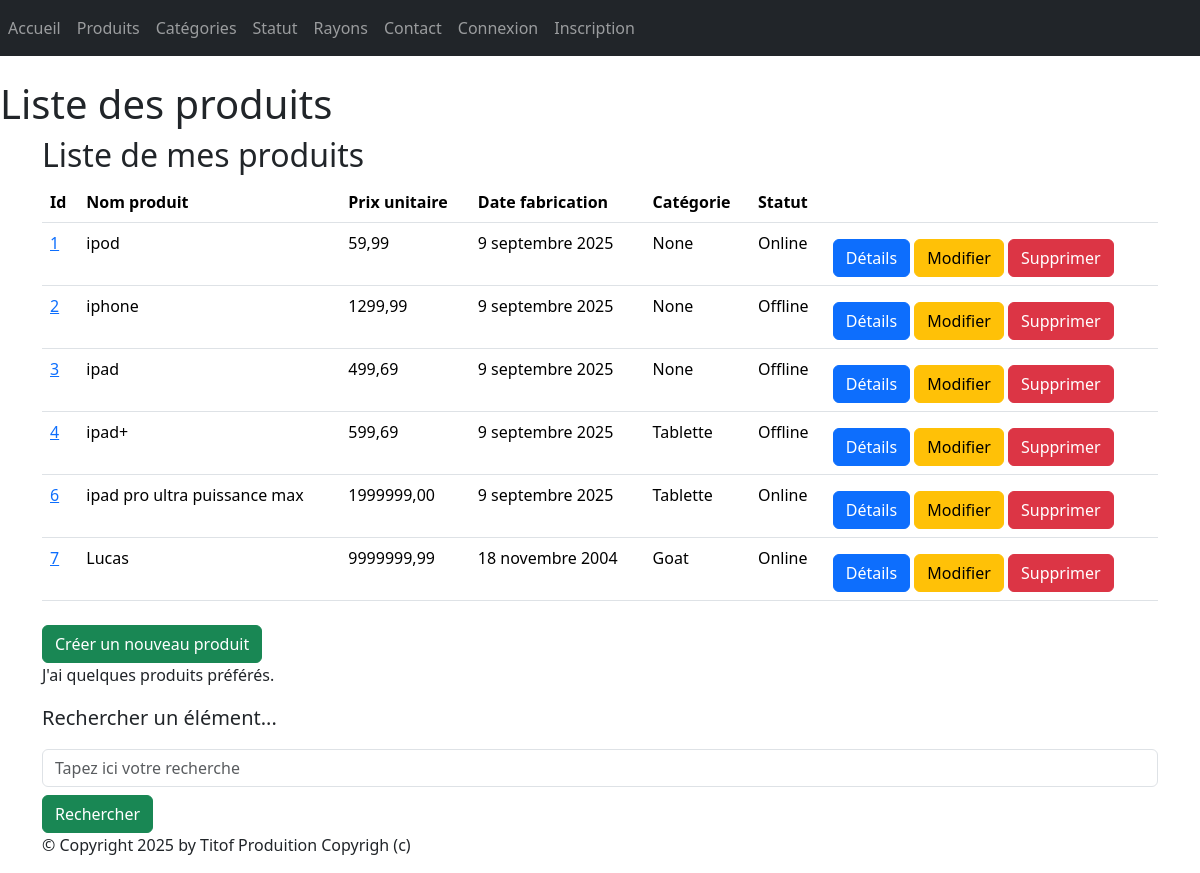
Before: /monApp/produits/ with the older database file.
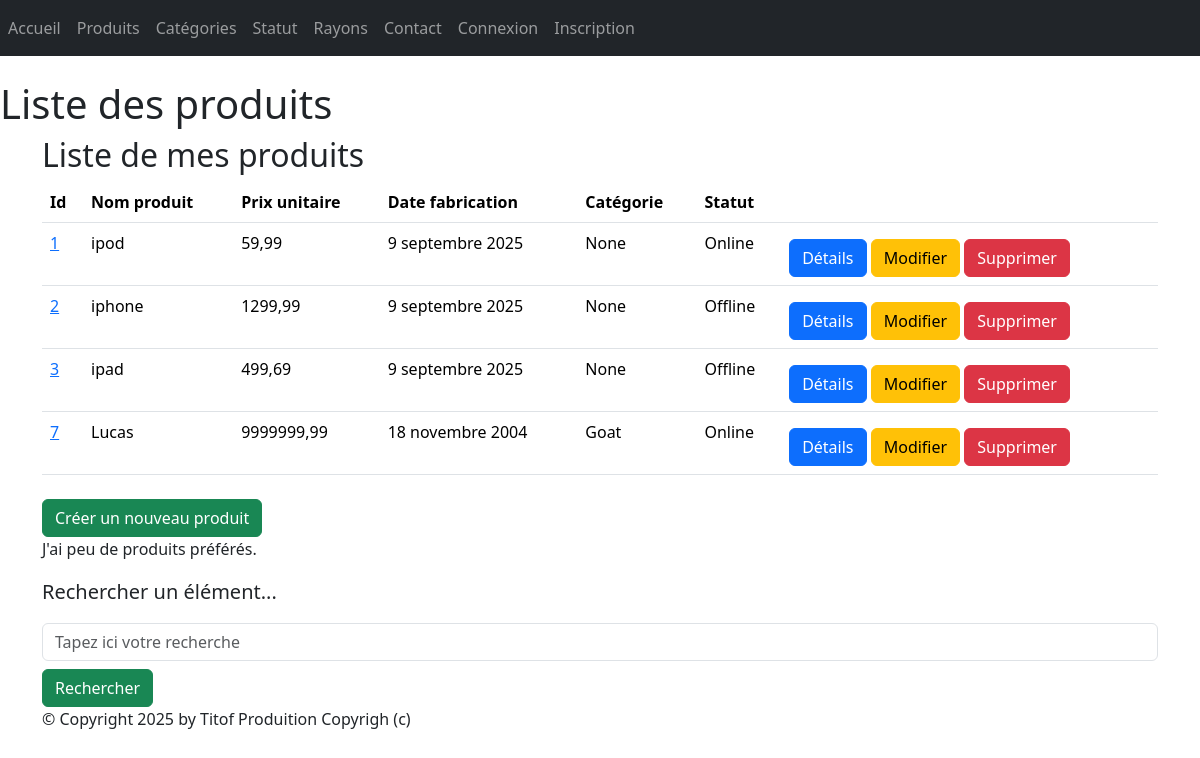
After: the same page with the newer database file.
### monApp/models.py (models this page shows, shortened)
class Produit(models.Model):
    refProd = models.AutoField(primary_key=True)
    intituleProd = models.CharField(max_length=200)
    prixUnitaireProd = models.DecimalField(max_digits=10, decimal_places=2)
    dateFabr = models.DateField(default=date.today())
    categorie = models.ForeignKey(Categorie, on_delete=models.CASCADE, related_name="produits",null=True, blank=True)
    statut = models.ForeignKey(Statut, on_delete=models.CASCADE, related_name="produitS",null=True, blank=True)

class Statut(models.Model):
    idStatut = models.AutoField(primary_key=True)
    libelle = models.CharField(max_length=200)
    def __str__(self):
        return self.libelle

class Categorie(models.Model):
    idCat = models.AutoField(primary_key=True)
    nomCat = models.CharField(max_length=100)
    def __str__(self):
        return self.nomCat

### monApp/views.py (the view)
# urls.py: path("produits/",views.ProduitListView.as_view(),name="lst_prdts"),
class ProduitListView(ListView):
    model = Produit
    template_name = "monApp/list_produits.html"
    context_object_name = "prdts"
    def get_context_data(self, **kwargs):
        context = super(ProduitListView, self).get_context_data(**kwargs)
        context['titremenu'] = "Liste de mes produits"
        return context
    def get_queryset(self) :
        query = self.request.GET.get('search')
        if query:
            return Produit.objects.filter(intituleProd__icontains=query).select_related('categorie').select_related('statut')
        return Produit.objects.select_related('categorie').select_related('statut')

### monApp/templates/monApp/list_produits.html
{% extends 'monApp/base.html' %}
{% block menu %}
    <h1>Liste des produits</h1>
{% endblock %}
{% block contenu %}
    <h2> {{ titremenu }} </h2>
    <table class="table">
        <thead>
            <th>Id</th>
            <th>Nom produit</th>
            <th>Prix unitaire</th>
            <th>Date fabrication</th>
            <th>Catégorie</th>
            <th>Statut</th>
            <th></th>
        </thead>
        <tbody>
            {% for prdt in prdts %}
            <tr>
                <td><a href="{% url 'dtl_prdt' prdt.refProd %}">{{ prdt.refProd }}</a></td>
                <td>{{ prdt.intituleProd }} </td>
                <td>{{ prdt.prixUnitaireProd }} </td>
                <td>{{ prdt.dateFabr }} </td>
                <td>{{ prdt.categorie }} </td>
                <td>{{ prdt.statut }} </td>
                <td>
                    <a href="{% url 'dtl_prdt' prdt.refProd %}" class="btn btn-primary mt-2">Détails</a>
                    <a href="{% url 'prdt-chng' prdt.refProd %}" class="btn btn-warning mt-2">Modifier</a>
                    <a href="{% url 'dlt-prdt' prdt.refProd %}" class="btn btn-danger mt-2">Supprimer</a>
                </td>
            </tr>
            {% endfor %}
        </tbody>
    </table>
    <a href="{% url 'crt-prdt' %}" class="btn btn-success mt-2">Créer un nouveau produit</a>
    <p>
    J'ai
    {% if prdts|length < 5 %}
    peu de
    {% elif prdts|length < 10 %}
    quelques
    {% else %}
    beaucoup de
    {% endif %}
    produits préférés.
    </p>
    <p class="lead mb-3 ml-0">Rechercher un élément...</p>
    <form method="GET" action="">
        <input class="form-control" type="text" name="search" placeholder="Tapez ici votre recherche"
        value="{{ request.GET.search }}">
        <button type="submit" class="btn btn-success mt-2">Rechercher</button>
    </form>
{% endblock %}

### monApp/templates/monApp/base.html (shortened to what this page needs)
<!doctype html>
{% load static %}
<html lang="fr">
    <head>
        {% block styles %}
            <link rel="stylesheet" href="{% static 'styles.css' %}" />
            {% load django_bootstrap5 %}
            {% bootstrap_css %}
        {% endblock %}
    </head>
    <body>
        {% block nav %}
            <nav class="navbar navbar-expand-md navbar-dark bg-dark mb-4">
                <div class="collapse navbar-collapse" id="navbarNav">
                    <ul class="navbar-nav ml-auto">
                        <li>
                            <a class="nav-link" href="{% url 'home' %}">Accueil</a>
                        </li>
                        <li class="nav-item">
                            <a class="nav-link" href="{% url 'lst_prdts' %}">Produits</a>
                        </li>
                        <li>
                            <a class="nav-link" href="{% url 'lst_ctgrs' %}">Catégories</a>
                        </li>
                        <li>
                            <a class="nav-link" href="{% url 'lst_sttts' %}">Statut</a>
                        </li>
                        <li>
                            <a class="nav-link" href="{% url 'lst_rs' %}">Rayons</a>
                        </li>
                        <li>
                            <a class="nav-link" href="{% url 'contact' %}">Contact</a>
                        </li>
                        {% if user.is_authenticated %}
                            <li class="nav-item">
                                <a class="nav-link" href="{% url 'logout' %}">Déconnexion</a>
                            </li>
                        {%else%}
                            <li class="nav-item">
                                <a class="nav-link" href="{% url 'login' %}">Connexion</a>
                            </li>
                            <li class="nav-item">
                                <a class="nav-link" href="{% url 'register' %}">Inscription</a>
                            </li>
                        {%endif%}
                    </ul>
                </div>
            </nav>
            {% block menu %}{% endblock %}
        {% endblock %}
        <main role="main" class="container top-pushed">
            <div class="jumbotron">
                {% block contenu %}
                {% endblock %}
            </div>
        </main>
        <footer class="footer">
            <div class="container">
                <p>&copy; Copyright {% now "Y" %} by Titof Produition Copyrigh (c)</p>
            </div>
        </footer>
    </body>
</html>

### static/styles.css (style rules this page uses)
h1 { color: red }

Changed rows visible on the page:
removed Produit: refProd "4", intituleProd "ipad+", prixUnitaireProd "599,69", dateFabr "9 septembre 2025", categorie "Tablette", statut "Offline"
removed Produit: refProd "6", intituleProd "ipad pro ultra puissance max", prixUnitaireProd "1999999,00", dateFabr "9 septembre 2025", categorie "Tablette", statut "Online"
Other visible differences:
text no longer shown: "quelques"
text now shown: "peu de"
